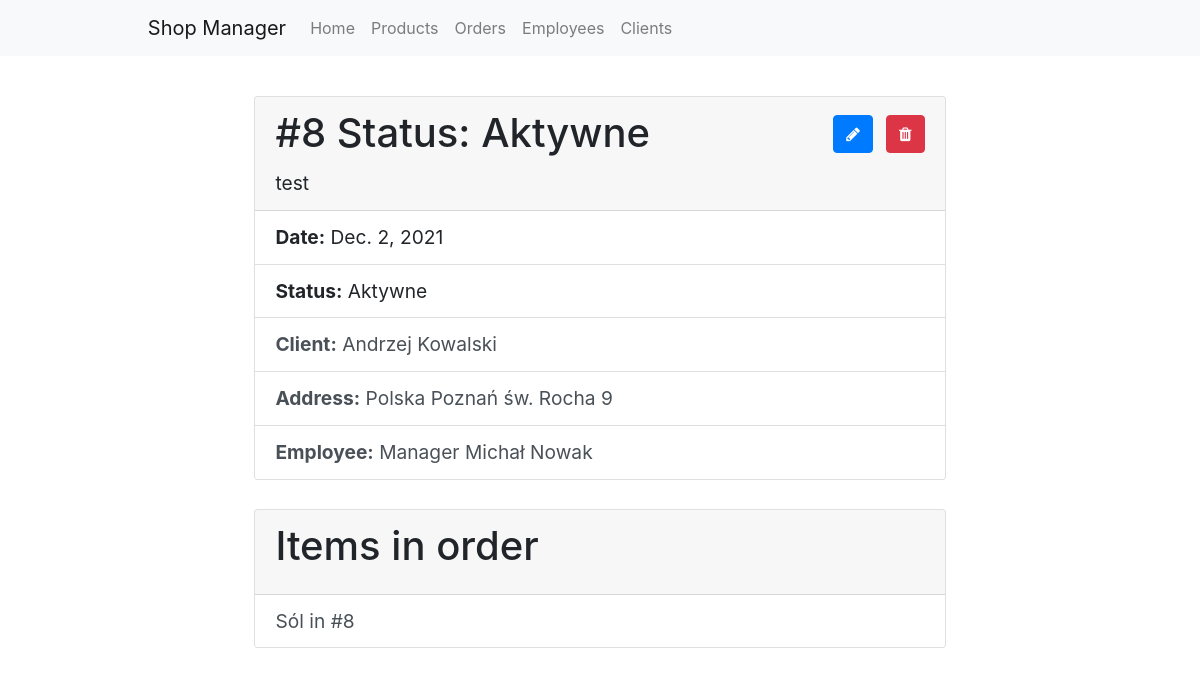
Page /orders/8/ on the committed database.
### orders/models.py (models this page shows)
class Order(models.Model):
    date = models.DateField(help_text="Please pass the date in YYYY-MM-DD format.")
    status = models.CharField(max_length=100, help_text="Please pass the status of the order.")
    comment = models.TextField(max_length=1000, blank=True, null=True, help_text="Optional: Please add some comments.")
    address = models.ForeignKey(Address, on_delete=models.SET_NULL, null=True, help_text="Please choose the address.")
    client = models.ForeignKey(Client, on_delete=models.SET_NULL, null=True, help_text="Please select the client. If client do not exist define the client in Clients section.")
    employee = models.ForeignKey(
        Employee, on_delete=models.SET_NULL, null=True, help_text="Please select the employee responsible for the order.")
    def __str__(self):
        return f'#{self.id} Status: {self.status}'
    class Meta:
        ordering = ['-id']

class Address(models.Model):
    city = models.CharField(max_length=100, help_text="Please pass the name of the city.")
    street = models.CharField(max_length=100, help_text="Please pass the name of the street.")
    number = models.PositiveIntegerField(help_text="Please pass the number of a house.")
    post_code = models.CharField(max_length=6, help_text="Please pass the postal code.")
    country = models.CharField(max_length=100, help_text="Please pass the name of the copuntry.")
    def __str__(self):
        return f'{self.country} {self.city} {self.street} {self.number}'
    class Meta:
        verbose_name_plural = "addresses"
        ordering = ['country', 'city', 'street', 'number']

class ItemInOrder(models.Model):
    quantity = models.PositiveIntegerField(help_text="Please define quantity of product.")
    order = models.ForeignKey(Order, on_delete=models.CASCADE)
    delivery = models.ForeignKey(
        DeliveredItems, on_delete=models.SET_NULL, null=True, help_text="Please select the delivery of the product.")
    def __str__(self):
        return f'{self.delivery.product} in #{self.order.id}'
    class Meta:
        ordering = ['quantity']

### clients/models.py (models this page shows)
class Client(models.Model):
    name = models.CharField(max_length=100, help_text="Please pass the client's name.")
    surname = models.CharField(max_length=100, help_text="Please pass the client's surname.")
    phone_number = models.CharField(max_length=9, help_text="Please pass the client's phone number.")
    email = models.EmailField(blank=True, null=True, help_text="Optional: Please pass the client's email.")
    discount_card_code = models.CharField(max_length=100, blank=True, null=True, help_text="Optional: Please pass the client's discount card code.")
    def __str__(self):
        return f'{self.name} {self.surname}'
    class Meta:
        ordering = ['name', 'surname', 'phone_number']

### employees/models.py (models this page shows, shortened)
class Employee(models.Model):
    name = models.CharField(max_length=100, help_text="Please pass the name of the employee.")
    surname = models.CharField(max_length=100, help_text="Please pass the surname of the employee.")
    phone_number = models.CharField(max_length=9, help_text="Please pass the phone number of the employee.")
    email = models.EmailField(blank=True, null=True, help_text="Optional: Please pass the email of the employee.")
    salary = models.FloatField(validators=[MinValueValidator(0)], help_text="Please pass the salary of the employee.")
    hours_per_week = models.PositiveIntegerField(help_text="Please pass the number of hours per week of the employee.")
    position = models.ForeignKey(
        Position, on_delete=models.SET_NULL, null=True, help_text="Please choose the position for the employee")
    def __str__(self):
        return f'{self.position} {self.name} {self.surname}'
    class Meta:
        ordering = ['position', 'name', 'surname']

class Position(models.Model):
    name = models.CharField(max_length=100, help_text="Please pass the name of the position.")
    salary_min = models.FloatField(validators=[MinValueValidator(0)], help_text="Please pass the minimum wage on this position.")
    salary_max = models.FloatField(validators=[MinValueValidator(0)], help_text="Please pass the maximum wage on this position.")
    def __str__(self):
        return self.name
    class Meta:
        ordering = ['name']

### products/models.py (models this page shows, shortened)
class DeliveredItems(models.Model):
    date = models.DateField(auto_now=False, help_text="Please pass the date of the delivery.")
    quantity = models.PositiveIntegerField(help_text="Please pass the quantity of the delivered items.")
    unit_purchase_price = models.FloatField(validators=[MinValueValidator(0)], help_text="Please pass the unit purchase price of the delivered items.")
    unit_selling_price = models.FloatField(validators=[MinValueValidator(0)], help_text="Please pass the unit selling price of the delivered items.")
    wholesaler = models.ForeignKey(Wholesaler, on_delete=models.SET_NULL, null=True, help_text="Please select the wholesaler of the delivered items.")
    product = models.ForeignKey(Product, on_delete=models.SET_NULL, null=True, help_text="Please select the product that has been delivered.")
    class Meta:
        verbose_name_plural = "delivered items"
        ordering = ['-date']

class Product(models.Model):
    code = models.PositiveIntegerField(primary_key=True, help_text="Please pass the code of the product.")
    name = models.CharField(max_length=100, help_text="Please pass the name of the product.")
    description = models.TextField(max_length=1000, blank=True, help_text="Optional: Please pass the description of the product.")
    category = models.ForeignKey(Category, on_delete=models.SET_NULL, null=True, help_text="Please select the category of the product.")
    producer = models.ForeignKey(Producer, on_delete=models.SET_NULL, null=True, help_text="Please select the producer of the producer.")
    def __str__(self):
        return self.name
    class Meta:
        ordering = ['name']

### orders/views.py (the view)
# urls.py: path('<int:pk>/', views.OrderDetailView.as_view(), name='order-detail'),
class OrderDetailView(generic.DetailView):
    model = Order
    def get_context_data(self, **kwargs):
        context = super().get_context_data(**kwargs)
        context['items'] = ItemInOrder.objects.filter(
            order__id=self.kwargs['pk'])
        context['payments'] = Payment.objects.filter(
            order__id=self.kwargs['pk'])
        return context

### orders/templates/orders/order_detail.html (shortened to what this page needs)
{% extends "base.html" %}
{% block content %}
    <div style="width: 90%; margin-left: 5%; font-size:1.2rem;">
        <div class="card" style="width: 80%; margin-left: 10%;">
            <div class="card-header">
              <a href="delete/" class="btn btn-danger" style="float: right; margin-top: 1%;"><span class="fa fa-trash"></span></a>
              <a href="update/" class="btn btn-primary" style="float: right; margin-right: 2%; margin-top: 1%;"><span class="fa fa-pencil"></span></a>
              <h1 class="card-title">{{ object }}</h1>
              <p class="card-text">{{ object.comment }}</p>
            </div>
            <ul class="list-group list-group-flush">
              <li class="list-group-item"><strong>Date:</strong> {{ object.date }}</li>
              <li class="list-group-item"><strong>Status:</strong> {{ object.status }}</li>
              <a class="list-group-item list-group-item-action" href="{% url 'clients:client-detail' object.client.id %}"><strong>Client:</strong> {{ object.client }}</a>
              <a class="list-group-item list-group-item-action" href="{% url 'orders:address-detail' object.address.id %}"><strong>Address:</strong> {{ object.address }}</a>
              <a class="list-group-item list-group-item-action" href="{% url 'employees:employee-detail' object.employee.id %}"><strong>Employee:</strong> {{ object.employee }}</a>
            </ul>
        </div>
        {% if items %}
        <br>
        <div class="card" style="width: 80%; margin-left: 10%;">
          <div class="card-header">
            <h1 class="card-title">Items in order</h1>
          </div>
          <ul class="list-group list-group-flush">
            {% for item in items %}
              <a class="list-group-item list-group-item-action" href="{% url 'orders:items-detail' item.id %}">{{ item}}</a>
            {% endfor %}
          </ul>
        </div>
        {% endif %}
        <br>
    </div>
{% endblock %}

### rows in the picture
Order: id+status "#8 Status: Aktywne", comment "test", date "Dec. 2, 2021", status "Aktywne", client "Andrzej Kowalski", address "Polska Poznań św. Rocha 9", employee "Manager Michał Nowak"
ItemInOrder: delivery+order "Sól in #8"
